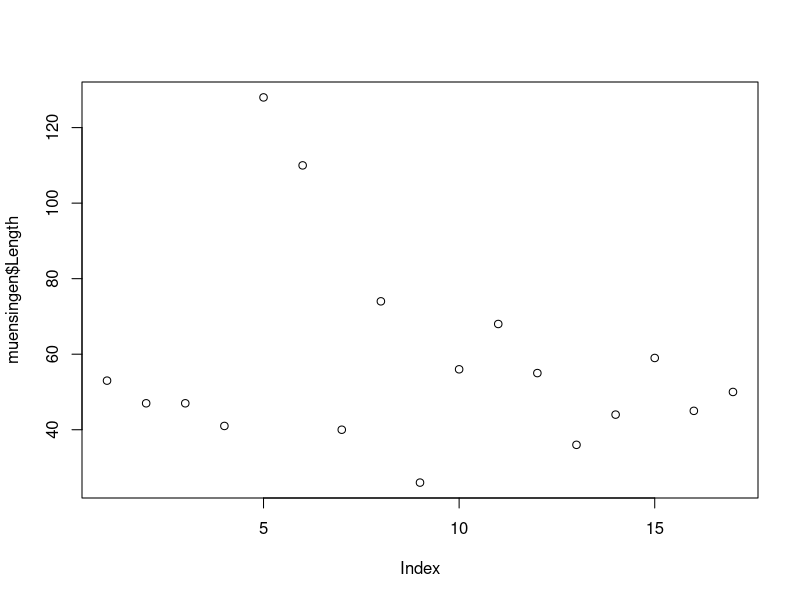
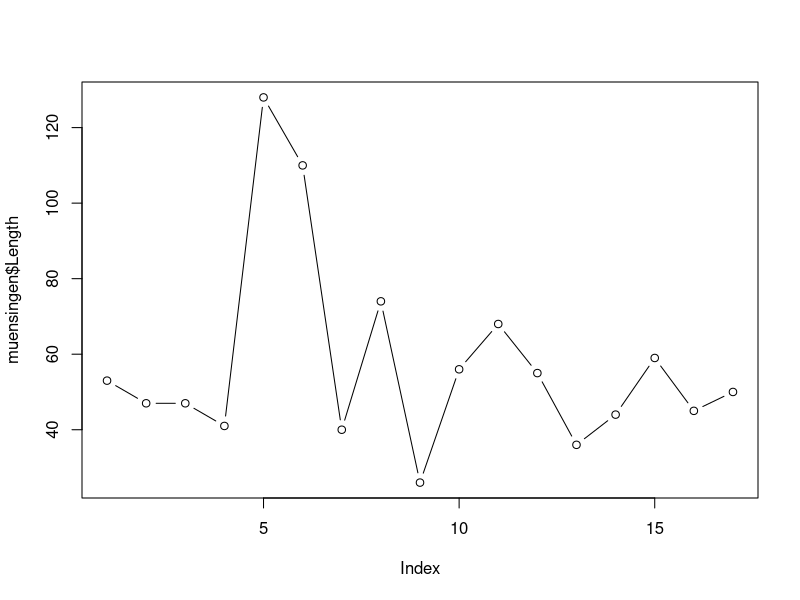

Write R code to recreate these figures, in order. (Note: this script raises an error after producing the figures.)
## ---- chunk 1
rm(list = ls())
## ---- chunk 2
cat('# ', rmarkdown::metadata$title)
## ---- chunk 3
cat('## ', rmarkdown::metadata$subtitle)
## ---- chunk 4
cat('### ', rmarkdown::metadata$author)
## ---- chunk 5
cat('#### ', rmarkdown::metadata$institute)
## ---- chunk 6
cat(rmarkdown::metadata$date)
## ---- chunk 7
muensingen <- read.csv2("muensingen_fib.csv")
head(muensingen)
## ---- chunk 8
my_table <- table(muensingen$fibula_scheme, muensingen$Grave) 
my_table

addmargins(my_table)
## ---- chunk 9
plot(muensingen$Length)
## ---- chunk 10
plot(muensingen$Length,type="b")
## ---- chunk 11
plot(muensingen$fibula_scheme)
## ---- chunk 12
plot(muensingen$Length, muensingen$FL,
     xlim=c(0, 140), # limits of the x axis
     ylim = c(0, 100), # limits of the y axis
     xlab = "Fibula Length", # label of the y axis
     ylab = "Foot Length", # label of the x axis
     main = "Fibula total length vs. Foot Length", # main title
     sub="example plot" # subtitle
     )
## ---- chunk 13
plot(muensingen$Length, muensingen$FL, xlim = c(0, 140), ylim = c(0, 100), xlab = "Fibula Length", ylab = "Foot Length", main = "Fibula total length vs. Foot Length", sub="example plot")

abline(v = mean(muensingen$Length), col = "red")         # draw a red vertical line
abline(h = mean(muensingen$FL), col = "green")           # draw a green vertical line
abline(lm(FL~Length, data = muensingen), col = "blue")   # draw a blue diagonal line
## ---- chunk 14
table(muensingen$fibula_scheme)
pie(table(muensingen$fibula_scheme))
## ---- chunk 15
pie(table(muensingen$fibula_scheme),
    col=c("red","green","blue"))
## ---- chunk 16
barplot(table(muensingen$fibula_scheme))
x11() # öffnet neues Fenster, unter linux x11(), unter mac quartz ()
## ---- chunk 17
barplot(muensingen$Length)
## ---- chunk 18
par(las=2)                          # turn labels 90°
barplot(muensingen$Length,          # plot fibulae length
        names.arg=muensingen$Grave) # with names of the graves
title("Fibulae length")             # add title
## ---- chunk 19
par(las=1)                          # turn labels back again
barplot(table(muensingen$fibula_scheme), # Plot counts fibulae scheme
        horiz=T,                         # horizontal
        cex.names=2)                     # make the labels bigger
## ---- chunk 20
my_new_table <- table(muensingen$fibula_scheme,
                      muensingen$Coils)
my_new_table
## ---- chunk 21
barplot(my_new_table)
## ---- chunk 22
barplot(my_new_table, beside=T, legend.text=T)
## ---- chunk 23
table.prop<-prop.table(my_new_table,2)
table.prop
barplot(table.prop)
## ---- chunk 24
tmp<-barplot(table.prop,
             legend.text=T,  # add a legend
             col=rainbow(3)  # make it more colorful
             )

# add a title
title("ratio of fibulae schemes \n by number of coils",
      outer=TRUE,            # outside the plot area
      line=- 3)              # on line -3 above
## ---- chunk 25
par(mfrow=c(2,1))
barplot(my_new_table,beside=T)
barplot(table.prop,beside=T)
## ---- chunk 26
par(mfrow=c(1,2))
barplot(muensingen$Length[1:2],xpd=F,ylim=c(45,55))
barplot(muensingen$Length[1:2],xpd=F)
par(mfrow=c(1,1))

## ---- chunk 27
boxplot(1:9)
## ---- chunk 28
boxplot(muensingen$Length)
## ---- chunk 29
boxplot(muensingen$Length ~
          muensingen$fibula_scheme)
## ---- chunk 30
par(las=1)
boxplot(Length ~ fibula_scheme,
        data = muensingen,
        main = "Length by type",
        col="grey",
        xlab="fibulae scheme",
        ylab= "length"
        )
## ---- chunk 31
plot(muensingen$Length, muensingen$FL)
abline(
  lm(muensingen$FL~muensingen$Length),
  col="red")
## ---- chunk 32
library(car) # library for regression analysis
scatterplot(FL ~ Length, data = muensingen)
## ---- chunk 33
library(ggplot2) # advanced plots library
b<- ggplot(muensingen,aes(x=Length,y=FL))
graph<-b + geom_point()
show(graph)
## ---- chunk 34
hist(muensingen$Length)
## ---- chunk 35
hist(muensingen$Length, labels = T)
## ---- chunk 36
hist(muensingen$Length,
     labels = T)
## ---- chunk 37
hist(muensingen$Length,
     labels = T,
     breaks = 10)
## ---- chunk 38
hist(muensingen$Length,breaks=10,
     labels=T,
     col="red",
     xlab="Length",
     main="Histogram Fibulae Length")
## ---- chunk 39
stem(muensingen$Length)
## ---- chunk 40
plot(density(muensingen$Length))
## ---- chunk 41
hist(muensingen$Length, prob=T)
lines(density(muensingen$Length))
## ---- chunk 42
par(mfrow=c(2,2))
dax <- read.csv("dax.csv", stringsAsFactors = F)
dax.ts <- ts(dax$Close, frequency = 12, start = c(1987,11))
plot(window(dax.ts, start=2008, end=2010),type = "l", ylab="Dax")
plot(window(dax.ts, start=2008, end=2010),type = "l", ylab="Dax", ylim=c(0,8000))
plot(window(dax.ts, start=2000, end=2010),type = "l", ylab="Dax", ylim=c(0,8000))
plot(window(dax.ts, end=2010),type = "l", ylab="Dax", ylim=c(0,8000))
par(mfrow=c(1,1))
